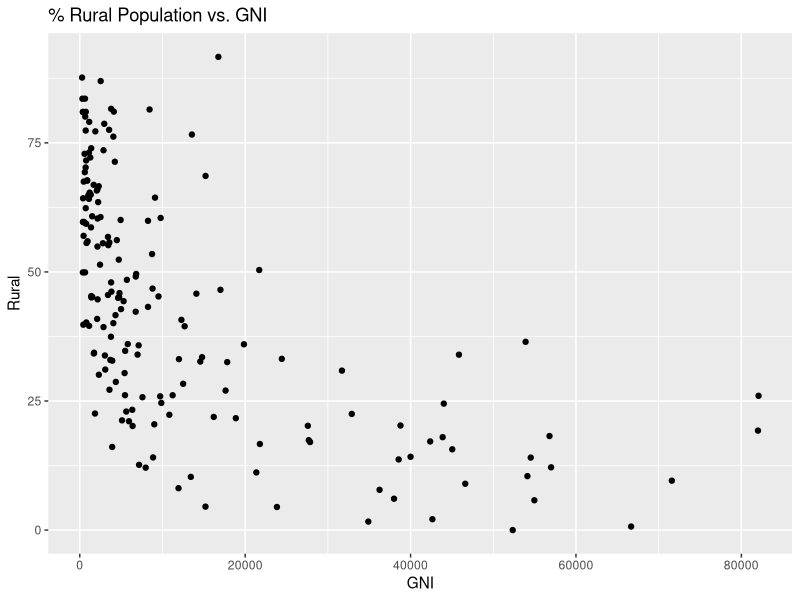
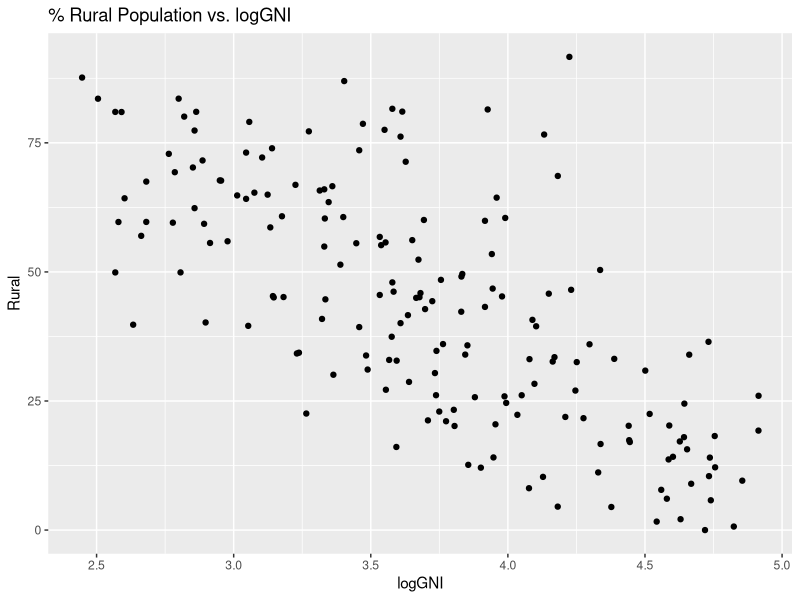
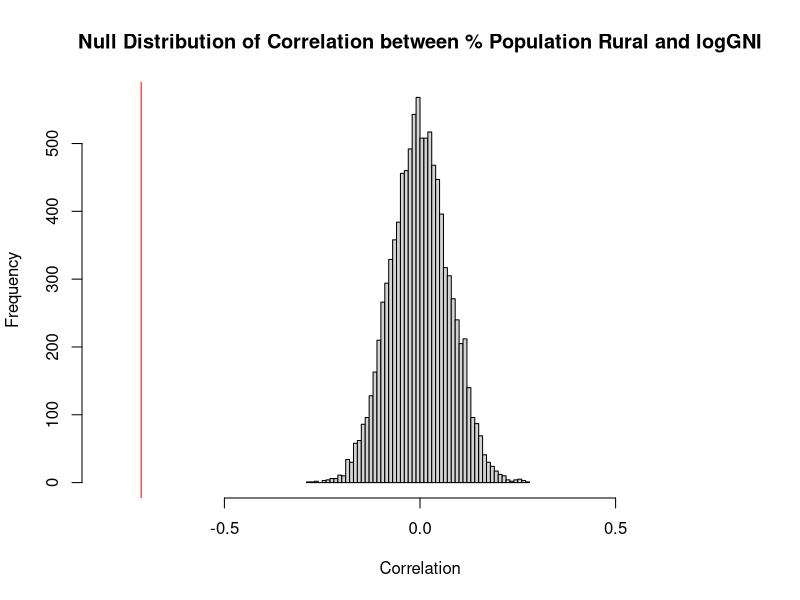

Source code (R) for these figures, in order:
## ---- chunk 1
knitr::opts_chunk$set(echo = TRUE)
library(dplyr)
## ---- chunk 2
set.seed(230)
library(car)
library(dplyr)
library(ggplot2)
library(MASS)
library(readr)
## ---- chunk 3
#read in data
world_bank_2016 <- read_csv("Data/WB.2016.csv")

# remove NA data for measles and GNI
# wbCor <- wb[!is.na(wb$Measles),]
# wbCor <- wbCor[!is.na(wbCor$GNI),]
## ---- chunk 4
myResPlots2 <- function(model, label = "Residual Plots"){
  
  #Normal quantile plot of studentized residuals
  qqPlot(rstudent(model), pch=19, main=paste("NQ Plot of Studentized Residuals,",label))
  
  #plot of fitted vs. studentized residuals
  plot(rstudent(model) ~ model$fitted.values, pch=19, col='red', xlab="Fitted Values", ylab = "Studentized Residuals",
     main = paste("Fits vs. Studentized Residuals,", label))
  abline(h=0, lwd=3)
  abline(h=c(3,-3), lty=2, col="blue")
  abline(h=c(2,-2), lty=2, col="green")
}
## ---- chunk 5
health_indicators <- world_bank_2016 %>%
  dplyr::select(GNI, Rural, Measles, InfMort, LifeExp) %>%
  mutate(logGNI = log10(GNI)) %>%
  na.omit()
## ---- chunk 6
ggplot(data = health_indicators, aes(x = GNI, y = Rural)) +
  geom_point() +
  ggtitle("% Rural Population vs. GNI")
## ---- chunk 7
ggplot(data = health_indicators, aes(x = logGNI, y = Rural)) +
  geom_point() +
  ggtitle("% Rural Population vs. logGNI")
## ---- chunk 8
(obs_stat_corr_rural_logGNI <- cor(health_indicators$Rural, health_indicators$logGNI))
## ---- chunk 9
null_dist_corr_rural_logGNI <- rep(NA, 10000)
for (i in 1:10000){
  null_dist_corr_rural_logGNI[i] <-
    cor(sample(health_indicators$Rural), health_indicators$logGNI)
}

# plot the null distribution with a red vertical line for the statistic value
hist(null_dist_corr_rural_logGNI,
     main = "Null Distribution of Correlation between % Population Rural and logGNI",
     xlab = "Correlation",
     xlim = c(-0.8, 0.8),
     nclass = 50)

# So far off that it doesn't even matter
abline(v = obs_stat_corr_rural_logGNI, col = "red")
## ---- chunk 10
(p_value_corr_rural_logGNI <-
   sum(abs(null_dist_corr_rural_logGNI) >= abs(obs_stat_corr_rural_logGNI)) / length(null_dist_corr_rural_logGNI))
## ---- chunk 11
GNI_all.model <- lm(logGNI ~ Measles + InfMort + LifeExp, data = health_indicators)
summary(GNI_all.model)
## ---- chunk 12
vif(GNI_all.model)
## ---- chunk 13
cor(health_indicators[, c("Measles", "LifeExp", "InfMort")])
## ---- chunk 14
GNI_subhealth.model <- lm(logGNI ~ LifeExp + Measles, data = health_indicators)
summary(GNI_subhealth.model)
## ---- chunk 15
# Get environmental indicators
environmental_indicators <- world_bank_2016 %>%
  dplyr::select(LifeExp, PM2.5, Diesel, EnergyUse, FossilPct, Forest14, Forest94, CO2) %>%
  na.omit()

# Fit the full model
full_environmental.model <- lm(LifeExp ~ ., data = environmental_indicators)
summary(full_environmental.model)

# Stepwise regression model
step_backwards.model <- stepAIC(full_environmental.model, direction = "backward", 
                      trace = FALSE)
summary(step_backwards.model)

# Stepwise regression model
step_forwards.model <- stepAIC(full_environmental.model, direction = "forward", 
                      trace = FALSE)
summary(step_forwards.model)
## ---- chunk 16
combined_indicators <- world_bank_2016 %>%
  dplyr::select(LifeExp, PM2.5, Diesel, EnergyUse, FossilPct, Measles, InfMort, Rural, GNI) %>%
  mutate(logGNI = log10(GNI)) %>%
  na.omit()

# Drop GNI
combined_indicators <- combined_indicators %>%
  dplyr::select(-GNI) %>%
  na.omit()

combined_all.model <- lm(logGNI ~ ., data = combined_indicators)
summary(combined_all.model)
## ---- chunk 17
all_r_squared <- NULL
all_adj_r_squared <- NULL
all_aic <- NULL
all_bic <- NULL

# create a for loop to extract the relevant statistics 
for (i in 1:5) {
  current_model_fit <- lm(logGNI ~ polym(LifeExp, PM2.5, Diesel, EnergyUse, FossilPct, Measles, InfMort, Rural, degree = i), data = combined_indicators)
  current_model_summary <- summary(current_model_fit)
  all_r_squared[i] <- current_model_summary$r.squared
  all_adj_r_squared[i] <- current_model_summary$adj.r.squared
  all_aic[i] <- AIC(current_model_fit)
  all_bic[i] <- BIC(current_model_fit)
}

# print the degree selected by each model selection method using
# the which.max() or which.min() functions
which.max(all_r_squared)
which.max(all_adj_r_squared)
which.min(all_aic)
which.min(all_bic)
## ---- chunk 18
# create the training set and the test set
total_num_points <- dim(combined_indicators)[1]
num_training_points <- floor(total_num_points/2)

training_data <- combined_indicators[1:num_training_points, ]
test_data <- combined_indicators[(num_training_points + 1):total_num_points, ]

# run a for loop to calculate the MSPE for models of degree 1 to 5 
all_mspe <- NULL
# then find the model with the minimal MSPE
for (i in 1:5) {
  print(i)
  current_model_fit <- lm(logGNI ~ poly(LifeExp, PM2.5, Diesel, EnergyUse, FossilPct, Measles, InfMort, Rural, degree = i), data = combined_indicators)
  current_model_predictions <- predict(current_model_fit, newdata = test_data)
  all_mspe[i] <- mean((current_model_predictions - test_data$logGNI)^2)
}

which.min(all_mspe)
## ---- chunk 19
all_aic
all_bic
## ---- chunk 20
all_mspe
## ---- chunk 21
# Degree 2 was shown to be most effective
final_combined.model <- lm(logGNI ~ poly(LifeExp, PM2.5, Diesel, EnergyUse, FossilPct, Measles, InfMort, Rural, degree = 2), data = combined_indicators)
summary(final_combined.model)
## ---- chunk 22
# Stepwise regression model
final_step_backwards.model <- stepAIC(final_combined.model, direction = "backward", 
                      trace = FALSE)
summary(final_step_backwards.model)
